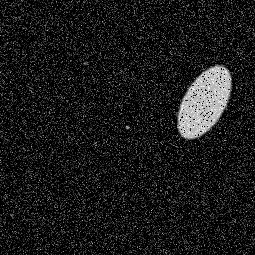
#> input picture Images/ReferenceImage.jpg, 255 x 255 px; the run also reads 1 picture not shown here
$ jupyter execute --allow-errors CompleteS.ipynb   (shell and % lines are left out)   (Python 2 division)   (older library calls are emulated)
#> lines starting #> are read from the running program, lines starting #| are printed output that depends on the picture
[cell 1]
%pylab inline
from sklearn import linear_model
import cv2
from math import exp
from matplotlib import pyplot as plt

<h2>Initial Parameters</h2>

Import simulated images

[cell 2]
R = cv2.imread('./Images/ReferenceImage.jpg', cv2.CV_LOAD_IMAGE_GRAYSCALE)
#> R is the input picture: shape (255, 255); min 0, max 255, mean 27.1
N = cv2.imread('./Images/NewImage.jpg', cv2.CV_LOAD_IMAGE_GRAYSCALE)
row_r, col_r = R.shape
#> row_r = 255; col_r = 255
row_n, col_n = N.shape
#> row_n = 255; col_n = 255
vis = np.concatenate((R, N), axis=1)
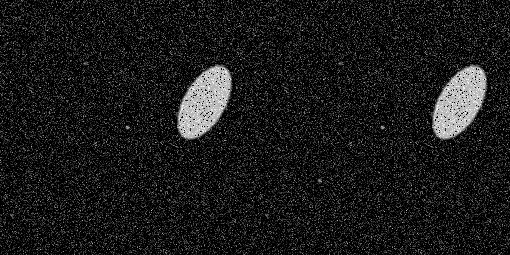
#> vis: shape (255, 510); min 0, max 255, mean 27.1
plt.imshow(vis, cmap="Greys_r")

Known image parameters (from simulation)

[cell 3]
# Auxiliary functions to calculate PSFs
def gaussian(x, mu, sigma):
    return exp( -(((x-mu)/(sigma))**2)/2.0 )

def get_convolution_matrix(kernel_radius, sigma):
    # compute the kernel elements
    hkernel = [gaussian(x, kernel_radius, sigma) for x in range(2*kernel_radius+1)]
    #nzero = 255 - 2*kernel_radius-1
    #hzero = [0 for x in range(nzero)]
    #hkernel.extend(hzero)
    vkernel = [x for x in hkernel]
    kernel2d = [[xh*xv for xh in hkernel] for xv in vkernel]

    # normalize the kernel elements
    kernelsum = sum([sum(row) for row in kernel2d])
    kernel2d = [[x/kernelsum for x in row] for row in kernel2d]

    return array(kernel2d)

[cell 4]
# Authors specify in code that "noise must be a scalar for the entire image"
sigma_r = 100 #Std. deviation for noise in reference image
sigma_n = 100 #Std. deviation for noise in new image

# PSFs are being represented as tiles of convolution matrixes
tile_size = 25
sigma_PSF = 3.
PSF_r = get_convolution_matrix((tile_size - 1)/2, sigma_PSF)
PSF_n = get_convolution_matrix((tile_size - 1)/2, sigma_PSF)
